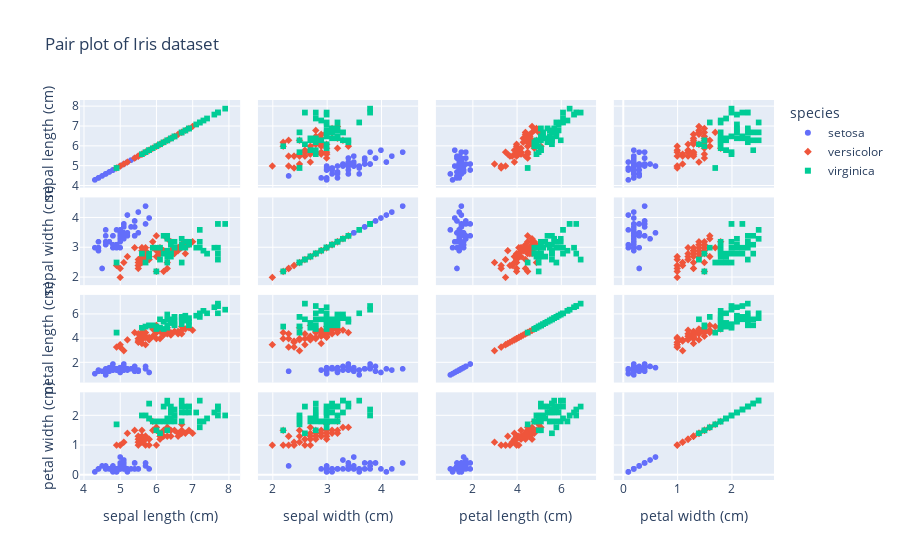

This figure's notebook cell:
### Code cell
fig = px.scatter_matrix(iris_df,
   dimensions=['sepal length (cm)', 'sepal width (cm)', 'petal length (cm)', 'petal width (cm)'],
   color='species',
   symbol='species',
   title='Pair plot of Iris dataset'
)

fig.show()

### Figure 1 — Plotly figure (JSON) as saved in the notebook; plotly's stock layout.template omitted (floating-point values rounded to 4 significant figures)
{"data": [{"dimensions": [{"axis": {"matches": true}, "label": "sepal length (cm)", "values": [5.1, 4.9, 4.7, 4.6, 5.0, 5.4, 4.6, 5.0, 4.4, 4.9, 5.4, 4.8, 4.8, 4.3, 5.8, 5.7, 5.4, 5.1, 5.7, 5.1, 5.4, 5.1, 4.6, 5.1, 4.8, 5.0, 5.0, 5.2, 5.2, 4.7, 4.8, 5.4, 5.2, 5.5, 4.9, 5.0, 5.5, 4.9, 4.4, 5.1, 5.0, 4.5, 4.4, 5.0, 5.1, 4.8, 5.1, 4.6, 5.3, 5.0]}, {"axis": {"matches": true}, "label": "sepal width (cm)", "values": [3.5, 3.0, 3.2, 3.1, 3.6, 3.9, 3.4, 3.4, 2.9, 3.1, 3.7, 3.4, 3.0, 3.0, 4.0, 4.4, 3.9, 3.5, 3.8, 3.8, 3.4, 3.7, 3.6, 3.3, 3.4, 3.0, 3.4, 3.5, 3.4, 3.2, 3.1, 3.4, 4.1, 4.2, 3.1, 3.2, 3.5, 3.6, 3.0, 3.4, 3.5, 2.3, 3.2, 3.5, 3.8, 3.0, 3.8, 3.2, 3.7, 3.3]}, {"axis": {"matches": true}, "label": "petal length (cm)", "values": [1.4, 1.4, 1.3, 1.5, 1.4, 1.7, 1.4, 1.5, 1.4, 1.5, 1.5, 1.6, 1.4, 1.1, 1.2, 1.5, 1.3, 1.4, 1.7, 1.5, 1.7, 1.5, 1.0, 1.7, 1.9, 1.6, 1.6, 1.5, 1.4, 1.6, 1.6, 1.5, 1.5, 1.4, 1.5, 1.2, 1.3, 1.4, 1.3, 1.5, 1.3, 1.3, 1.3, 1.6, 1.9, 1.4, 1.6, 1.4, 1.5, 1.4]}, {"axis": {"matches": true}, "label": "petal width (cm)", "values": [0.2, 0.2, 0.2, 0.2, 0.2, 0.4, 0.3, 0.2, 0.2, 0.1, 0.2, 0.2, 0.1, 0.1, 0.2, 0.4, 0.4, 0.3, 0.3, 0.3, 0.2, 0.4, 0.2, 0.5, 0.2, 0.2, 0.4, 0.2, 0.2, 0.2, 0.2, 0.4, 0.1, 0.2, 0.2, 0.2, 0.2, 0.1, 0.2, 0.2, 0.3, 0.3, 0.2, 0.6, 0.4, 0.3, 0.2, 0.2, 0.2, 0.2]}], "hovertemplate": "species=setosa<br>%{xaxis.title.text}=%{x}<br>%{yaxis.title.text}=%{y}<extra></extra>", "legendgroup": "setosa", "marker": {"color": "#636efa", "symbol": "circle"}, "name": "setosa", "showlegend": true, "type": "splom"}, {"dimensions": [{"axis": {"matches": true}, "label": "sepal length (cm)", "values": [7.0, 6.4, 6.9, 5.5, 6.5, 5.7, 6.3, 4.9, 6.6, 5.2, 5.0, 5.9, 6.0, 6.1, 5.6, 6.7, 5.6, 5.8, 6.2, 5.6, 5.9, 6.1, 6.3, 6.1, 6.4, 6.6, 6.8, 6.7, 6.0, 5.7, 5.5, 5.5, 5.8, 6.0, 5.4, 6.0, 6.7, 6.3, 5.6, 5.5, 5.5, 6.1, 5.8, 5.0, 5.6, 5.7, 5.7, 6.2, 5.1, 5.7]}, {"axis": {"matches": true}, "label": "sepal width (cm)", "values": [3.2, 3.2, 3.1, 2.3, 2.8, 2.8, 3.3, 2.4, 2.9, 2.7, 2.0, 3.0, 2.2, 2.9, 2.9, 3.1, 3.0, 2.7, 2.2, 2.5, 3.2, 2.8, 2.5, 2.8, 2.9, 3.0, 2.8, 3.0, 2.9, 2.6, 2.4, 2.4, 2.7, 2.7, 3.0, 3.4, 3.1, 2.3, 3.0, 2.5, 2.6, 3.0, 2.6, 2.3, 2.7, 3.0, 2.9, 2.9, 2.5, 2.8]}, {"axis": {"matches": true}, "label": "petal length (cm)", "values": [4.7, 4.5, 4.9, 4.0, 4.6, 4.5, 4.7, 3.3, 4.6, 3.9, 3.5, 4.2, 4.0, 4.7, 3.6, 4.4, 4.5, 4.1, 4.5, 3.9, 4.8, 4.0, 4.9, 4.7, 4.3, 4.4, 4.8, 5.0, 4.5, 3.5, 3.8, 3.7, 3.9, 5.1, 4.5, 4.5, 4.7, 4.4, 4.1, 4.0, 4.4, 4.6, 4.0, 3.3, 4.2, 4.2, 4.2, 4.3, 3.0, 4.1]}, {"axis": {"matches": true}, "label": "petal width (cm)", "values": [1.4, 1.5, 1.5, 1.3, 1.5, 1.3, 1.6, 1.0, 1.3, 1.4, 1.0, 1.5, 1.0, 1.4, 1.3, 1.4, 1.5, 1.0, 1.5, 1.1, 1.8, 1.3, 1.5, 1.2, 1.3, 1.4, 1.4, 1.7, 1.5, 1.0, 1.1, 1.0, 1.2, 1.6, 1.5, 1.6, 1.5, 1.3, 1.3, 1.3, 1.2, 1.4, 1.2, 1.0, 1.3, 1.2, 1.3, 1.3, 1.1, 1.3]}], "hovertemplate": "species=versicolor<br>%{xaxis.title.text}=%{x}<br>%{yaxis.title.text}=%{y}<extra></extra>", "legendgroup": "versicolor", "marker": {"color": "#EF553B", "symbol": "diamond"}, "name": "versicolor", "showlegend": true, "type": "splom"}, {"dimensions": [{"axis": {"matches": true}, "label": "sepal length (cm)", "values": [6.3, 5.8, 7.1, 6.3, 6.5, 7.6, 4.9, 7.3, 6.7, 7.2, 6.5, 6.4, 6.8, 5.7, 5.8, 6.4, 6.5, 7.7, 7.7, 6.0, 6.9, 5.6, 7.7, 6.3, 6.7, 7.2, 6.2, 6.1, 6.4, 7.2, 7.4, 7.9, 6.4, 6.3, 6.1, 7.7, 6.3, 6.4, 6.0, 6.9, 6.7, 6.9, 5.8, 6.8, 6.7, 6.7, 6.3, 6.5, 6.2, 5.9]}, {"axis": {"matches": true}, "label": "sepal width (cm)", "values": [3.3, 2.7, 3.0, 2.9, 3.0, 3.0, 2.5, 2.9, 2.5, 3.6, 3.2, 2.7, 3.0, 2.5, 2.8, 3.2, 3.0, 3.8, 2.6, 2.2, 3.2, 2.8, 2.8, 2.7, 3.3, 3.2, 2.8, 3.0, 2.8, 3.0, 2.8, 3.8, 2.8, 2.8, 2.6, 3.0, 3.4, 3.1, 3.0, 3.1, 3.1, 3.1, 2.7, 3.2, 3.3, 3.0, 2.5, 3.0, 3.4, 3.0]}, {"axis": {"matches": true}, "label": "petal length (cm)", "values": [6.0, 5.1, 5.9, 5.6, 5.8, 6.6, 4.5, 6.3, 5.8, 6.1, 5.1, 5.3, 5.5, 5.0, 5.1, 5.3, 5.5, 6.7, 6.9, 5.0, 5.7, 4.9, 6.7, 4.9, 5.7, 6.0, 4.8, 4.9, 5.6, 5.8, 6.1, 6.4, 5.6, 5.1, 5.6, 6.1, 5.6, 5.5, 4.8, 5.4, 5.6, 5.1, 5.1, 5.9, 5.7, 5.2, 5.0, 5.2, 5.4, 5.1]}, {"axis": {"matches": true}, "label": "petal width (cm)", "values": [2.5, 1.9, 2.1, 1.8, 2.2, 2.1, 1.7, 1.8, 1.8, 2.5, 2.0, 1.9, 2.1, 2.0, 2.4, 2.3, 1.8, 2.2, 2.3, 1.5, 2.3, 2.0, 2.0, 1.8, 2.1, 1.8, 1.8, 1.8, 2.1, 1.6, 1.9, 2.0, 2.2, 1.5, 1.4, 2.3, 2.4, 1.8, 1.8, 2.1, 2.4, 2.3, 1.9, 2.3, 2.5, 2.3, 1.9, 2.0, 2.3, 1.8]}], "hovertemplate": "species=virginica<br>%{xaxis.title.text}=%{x}<br>%{yaxis.title.text}=%{y}<extra></extra>", "legendgroup": "virginica", "marker": {"color": "#00cc96", "symbol": "square"}, "name": "virginica", "showlegend": true, "type": "splom"}], "layout": {"dragmode": "select", "legend": {"title": {"text": "species"}, "tracegroupgap": 0}, "title": {"text": "Pair plot of Iris dataset"}}}
